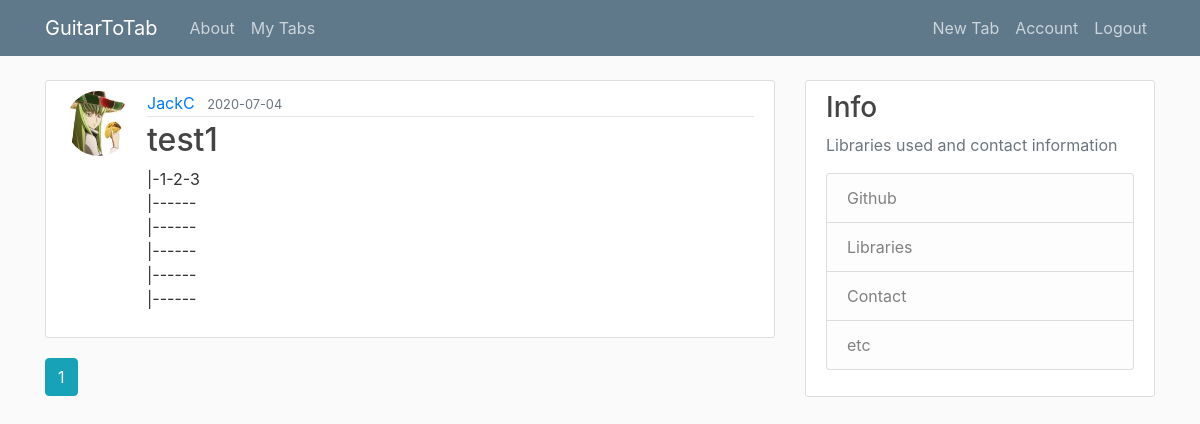
The app's page /my_tabs (signed in), older data.
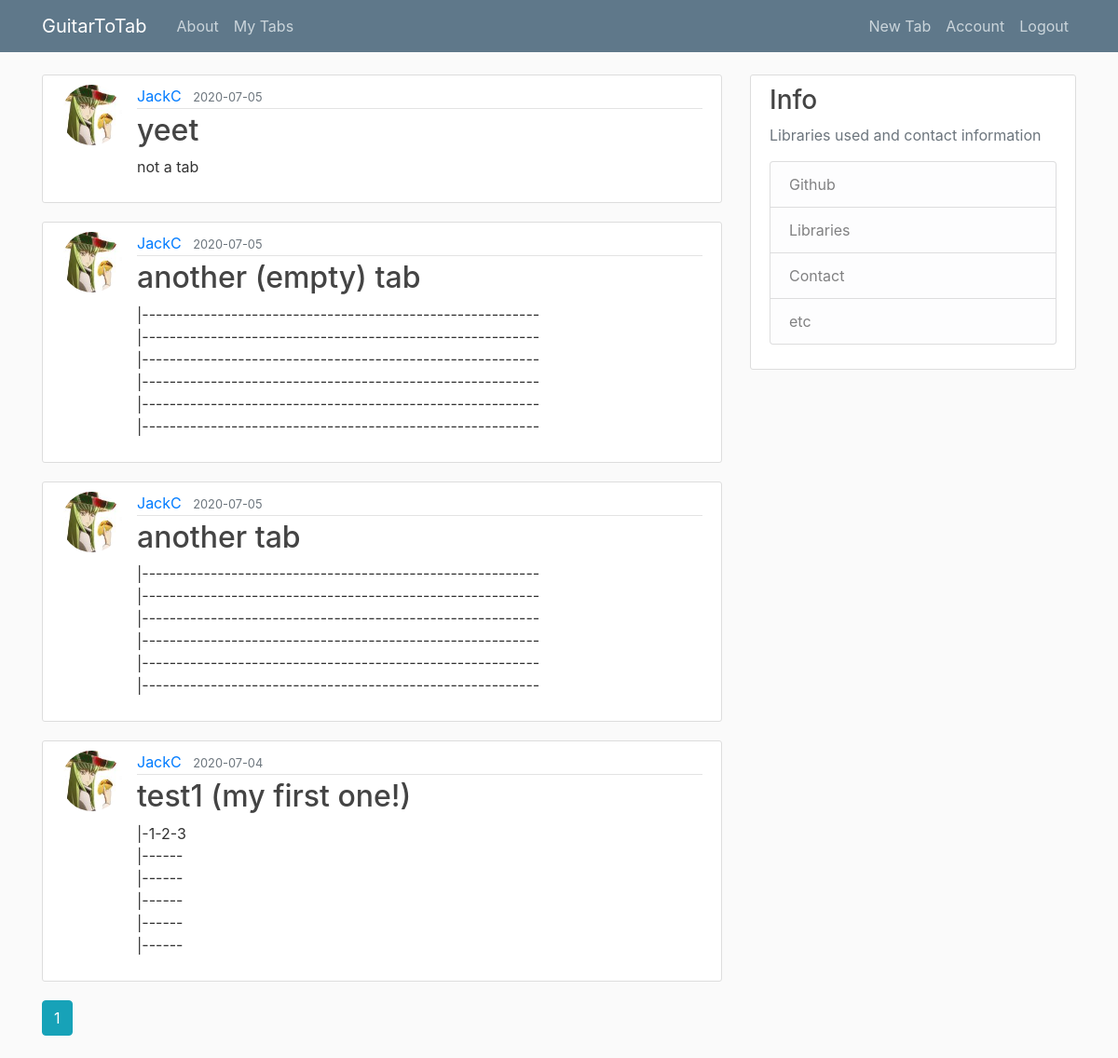
The same page, newer data.
### guitartotab/models.py (models this page shows, shortened)
class Tab(db.Model):
    id = db.Column(db.Integer, primary_key=True)
    title = db.Column(db.String(100), nullable=False)
    date_posted = db.Column(db.DateTime, nullable=False, default=datetime.utcnow)
    content = db.Column(db.Text, nullable=False)
    user_id = db.Column(db.Integer, db.ForeignKey('user.id'), nullable=False)

class User(db.Model, UserMixin):
    id = db.Column(db.Integer, primary_key=True)
    username = db.Column(db.String(20), unique=True, nullable=False)
    email = db.Column(db.String(120), unique=True, nullable=False)
    image_file = db.Column(db.String(20), nullable=False, default='default.jpg')
    password = db.Column(db.String(60), nullable=False)
    tabs = db.relationship('Tab', backref='author', lazy=True)

### guitartotab/routes.py (the view)
@app.route('/my_tabs')
def my_tabs():
    page = request.args.get('page', 1, type=int)
    user = current_user
    tabs = Tab.query.filter_by(author=user).order_by(Tab.date_posted.desc()).paginate(page=page,per_page=5)
    return render_template('home.html', title='My Tabs', tabs=tabs)

### guitartotab/models.py (called while the page is built)
@login_manager.user_loader
def load_user(user_id):
    return User.query.get(int(user_id))

### guitartotab/templates/home.html
{% extends "base.html" %}
{% block content %}
    {% if tabs.items %}
      {% for tab in tabs.items %}
          <article class="media content-section">
            <img class="rounded-circle article-img" src="{{ url_for('static', filename='profile_pics/' + tab.author.image_file) }}">
            <div class="media-body">
              <div class="article-metadata">
                <a class="mr-2" href="#">{{ tab.author.username }}</a>
                <small class="text-muted">{{ tab.date_posted.strftime('%Y-%m-%d') }}</small>
              </div>
              <h2><a class="article-title" href="{{ url_for('tab', tab_id=tab.id) }}">{{ tab.title }}</a></h2>
              <p class="article-content">{{ tab.content }}</p>
            </div>
          </article>
      {% endfor %}
      {% for page_num in tabs.iter_pages(left_edge=1, right_edge=1, left_current=1, right_current=2) %}
          {% if page_num %}
            {% if tabs.page == page_num %}
              <a class="btn btn-info mb-4" href="{{ url_for('my_tabs', page=page_num) }}">{{ page_num }}</a>
            {% else %}
              <a class="btn btn-outline-info mb-4" href="{{ url_for('my_tabs', page=page_num) }}">{{ page_num }}</a>
            {% endif %}
          {% else %}
            ...
          {% endif %}
      {% endfor %}
    {% else %}
      <h1>There seem to be nothing here...</h1>
    {% endif %}
{% endblock content %}

### guitartotab/templates/base.html (shortened to what this page needs)
<!DOCTYPE html>
<html>
<head>
    <link rel="stylesheet" href="https://maxcdn.bootstrapcdn.com/bootstrap/4.0.0/css/bootstrap.min.css">
    <link rel="stylesheet" type="text/css" href="{{ url_for('static', filename='main.css') }}">
</head>
<body>
    <header class="site-header">
        <nav class="navbar navbar-expand-md navbar-dark bg-steel fixed-top">
          <div class="container">
            {% if current_user.is_authenticated %}
              <a class="navbar-brand mr-4" href="/my_tabs">GuitarToTab</a>
            {% else %}
              <a class="navbar-brand mr-4" href="/landing">GuitarToTab</a>
            {% endif %}
            <div class="collapse navbar-collapse" id="navbarToggle">
              <div class="navbar-nav mr-auto">
                {% if current_user.is_authenticated %}
                  <a class="nav-item nav-link" href="{{ url_for('about') }}">About</a>
                  <a class="nav-item nav-link" href="{{ url_for('my_tabs') }}">My Tabs</a>
                {% else %}
                  <a class="nav-item nav-link" href="{{ url_for('about') }}">About</a>
                {% endif %}
              </div>
              <div class="navbar-nav">
                {% if current_user.is_authenticated %}
                  <a class="nav-item nav-link" href="{{ url_for('new_tabs') }}">New Tab</a>
                  <a class="nav-item nav-link" href="{{ url_for('account') }}">Account</a>
                  <a class="nav-item nav-link" href="{{ url_for('logout') }}">Logout</a>
                {% else %}
                  <a class="nav-item nav-link" href="{{ url_for('login') }}">Login</a>
                  <a class="nav-item nav-link" href="{{ url_for('register') }}">Register</a>
                {% endif %}
              </div>
            </div>
          </div>
        </nav>
     </header>
     <main role="main" class="container">
      <div class="row">
        <div class="col-md-8">
          {% block content %}{% endblock %}
        </div>
        <div class="col-md-4">
          <div class="content-section">
            <h3>Info</h3>
            <p class='text-muted'> Libraries used and contact information
              <ul class="list-group">
                <li class="list-group-item list-group-item-light">Github</li>
                <li class="list-group-item list-group-item-light">Libraries</li>
                <li class="list-group-item list-group-item-light">Contact</li>
                <li class="list-group-item list-group-item-light">etc</li>
              </ul>
            </p>
          </div>
        </div>
      </div>
    </main>
</body>
</html>

### guitartotab/static/main.css (style rules this page uses)
body { background: #fafafa; color: #333333; margin-top: 5rem; }
h1, h2, h3, h4, h5, h6 { color: #444444; }
.bg-steel { background-color: #5f788a; }
.site-header .navbar-nav .nav-link { color: #cbd5db; }
.content-section { background: #ffffff; padding: 10px 20px; border: 1px solid #dddddd; border-radius: 3px; margin-bottom: 20px; }
.article-title { color: #444444; }
.article-content { white-space: pre-line; }
.article-img { height: 65px; width: 65px; margin-right: 16px; }
.article-metadata { padding-bottom: 1px; margin-bottom: 4px; border-bottom: 1px solid #e3e3e3 }

Row changes from the older to the newer data that the page shows:
added Tab: image_file (picture), author.username "JackC", date_posted "2020-07-05", title "yeet", content "not a tab"
added Tab: image_file (picture), author.username "JackC", date_posted "2020-07-05", title "another (empty) tab", content "|---------------------------------------------------------- |---------------------------------------------------------- |---------------------------------------------------------- |---------------------------------------------------------- |---------------------------------------------------------- |----------------------------------------------------------"
added Tab: image_file (picture), author.username "JackC", date_posted "2020-07-05", title "another tab", content "|---------------------------------------------------------- |---------------------------------------------------------- |---------------------------------------------------------- |---------------------------------------------------------- |---------------------------------------------------------- |----------------------------------------------------------"
changed Tab: title "test1" → "test1 (my first one!)"
